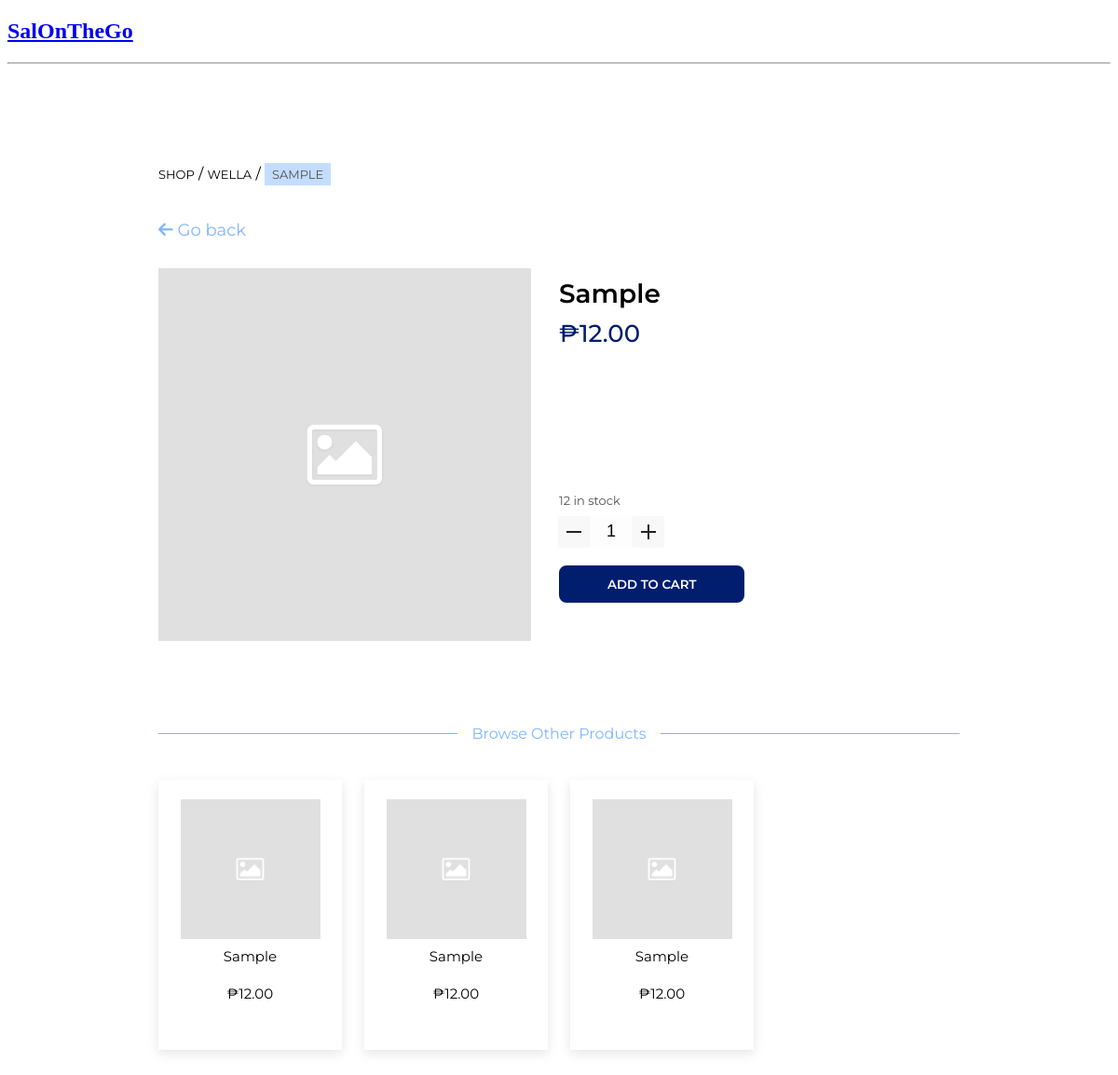
The app's page /shop/4/ with its own data.
### base/models.py (models this page shows, shortened)
class otcProduct(models.Model):
    Prod_Name = models.CharField(max_length=200, verbose_name="Product Name")
    ProdType_Name = models.ForeignKey(ProductType, on_delete=models.SET_NULL, null=True, blank=False, verbose_name="Product Type")
    Cat_Name = models.ForeignKey(Category, on_delete=models.SET_NULL, null=True, blank=False, verbose_name="Category")
    Prod_Desc = models.TextField(max_length=200, null=True, blank=True, verbose_name="Description")
    Prod_stockQty = models.IntegerField(verbose_name="Stock Quantity")
    Prod_Price = models.DecimalField(decimal_places=2, max_digits=6, verbose_name="Price")
    Prod_Image = models.ImageField(default="placeholder-image.png", upload_to="product_images", null=True, verbose_name="Product Image")
    is_active = models.BooleanField(default=True, verbose_name="Status")
    objects = models.Manager() #For All Records
    active_objects = IsActiveManager() #For Active Records Only
    date_created = models.DateTimeField(default=timezone.now)
    class Meta:
        verbose_name = 'Over-the-Counter Product'

class Category(models.Model):
    Cat_Name = models.CharField(max_length=200, unique=True)
    class Meta:
        verbose_name = 'category'
        verbose_name_plural = 'categories'
    def __str__(self):
        return self.Cat_Name

### base/views.py (the view)
# urls.py: path('shop/<str:pk>/', views.shopIndivProduct, name="shop-individual-product"),
def shopIndivProduct(request, pk):
    product = otcProduct.objects.get(id=pk)
    browse = otcProduct.objects.filter(Cat_Name=product.Cat_Name).order_by('?').exclude(id=pk)
    context = {'product': product, 'browse': browse}
    return render(request, 'base/otc-products/shop_indiv_product.html', context)

### base/templates/base/otc-products/shop_indiv_product.html (shortened to what this page needs)
{% extends 'main_shop.html' %}
{% block content %}
<div class="main-wrapper">
    <div class="container">
        <div class="shop-links-container">
            <a class="shop-links" href="{% url 'shop' %}">Shop</a> / <a class="shop-links" href="{% url 'shop' %}?q={{product.Cat_Name}}">{{product.Cat_Name}}</a> / <a id="current-link" href="">{{product.Prod_Name}}</a>
        </div>
        <div class="go-back">
            <a href="{{request.META.HTTP_REFERER}}"><i class="fa-solid fa-arrow-left"></i> Go back</a>
        </div>
        <div class="shop-indiv-prod-container">
            <div class="shop-img-container">
                {% if product.Prod_Image %}<img src="{{product.Prod_Image.url}}" class="shop-indiv-prod-img" />{% endif %}
            </div>
            <div class="shop-indiv-prod-details">
                <div class="details-prodname">
                    <h2>{{product.Prod_Name}}</h2>
                </div>
                <div class="details-price">
                    <label id="price">{{product.Prod_Price|floatformat:2}}</label>
                </div>
                <div class="details-desc">
                </div>
                <div class="details-stock">
                    <label>{{product.Prod_stockQty}} </label><label>in stock</label>
                </div>
                <div class="number-input">
                    <button onclick="this.parentNode.querySelector('input[type=number]').stepDown()" ></button>
                        <input class="quantity" min="1" max="30" name="quantity" value="1" type="number">
                    <button onclick="this.parentNode.querySelector('input[type=number]').stepUp()" class="plus"></button>
                </div>
                <div class="details-add-to-cart">
                    <button type="submit" value="Submit">Add to Cart</button>
                </div>
            </div>
        </div>
        <div class="browse-other-prod">
            <span>Browse Other Products</span>
        </div>
        <div class="browse-grid">
            {% for product in browse %}
            <div class="indiv-browse-grid">
                <div class="indiv-shop-images">
                    <a href="/shop/{{product.id}}">{% if product.Prod_Image %}<img src="{{product.Prod_Image.url}}" />{% endif %}</a>
                </div>
                <div class="indiv-shop-prodname">
                    <a href="/shop/{{product.id}}">{{product.Prod_Name}}</a>
                </div>
                <div class="indiv-shop-price">
                    <label id="price">{{product.Prod_Price|floatformat:2}} </label>
                </div>
            </div>
            {% endfor %}
        </div>
    </div>
</div>
{% endblock content%}

### static/css/shop.css (style rules this page uses)
body { background-color: #ffffff; }
.main-wrapper { font-family: 'Montserrat', sans-serif; font-size: 16px; padding: 100px 0; }
.container { max-width: 860px; width: 100%; margin: 0 auto; }
.details-price { color: #001D6E; font-size: 28px; font-weight: 600; }
#price::before { content: '₱'; }

### static/css/shop_indiv_product.css (style rules this page uses)
.shop-links-container { margin-bottom: 40px; }
.shop-links { font-size: 13px; display: inline-block; position: relative; color: black; text-decoration: none; text-transform: uppercase; }
.shop-links:after { content: ''; position: absolute; width: 100%; transform: scaleX(0); height: 1px; bottom: 0; left: 0; background-color: #001D6E; transform-origin: bottom right; transition: transform 0.25s ease-out; }
#current-link { font-size: 13px; color: #525252; background-color: #c4DDFF; padding: 4px 8px; text-decoration: none; text-transform: uppercase; }
.go-back { font-size: 18px; margin-bottom: 30px; }
.go-back a { text-decoration: none; color: #7FB5FF; }
.shop-indiv-prod-container { height: 400px; margin-bottom: 90px; }
.shop-img-container { width: 50%; float: left; }
.shop-indiv-prod-img { height: 400px; width: 400px; object-fit: cover; }
.shop-indiv-prod-details { width: 50%; float: left; }
.details-prodname h2 { font-size: 28px; font-weight: 600; margin: 10px 0; }
.details-price { margin-bottom: 15px; }
.details-price { color: #001D6E; font-size: 26px; font-weight: 500; }
#price::before { content: '₱'; }
.details-desc { height: 140px; }
.details-stock { font-size: 13px; color: #525252; margin-bottom: 10px; }
input[type="number"] { -webkit-appearance: textfield; -moz-appearance: textfield; appearance: textfield; margin-bottom: 20px; }
.number-input { border: 0; display: inline-flex; }
.number-input, .number-input * { box-sizing: border-box; }
.number-input button { outline:none; -webkit-appearance: none; background-color: #f8f8f8; border: none; align-items: center; justify-content: center; width: 2rem; height: 2rem; cursor: pointer; margin: 0; position: relative; box-shadow: 0px 0px 1px #d4d4d4; border-radius: none; }
.number-input button:before, .number-input button:after { display: inline-block; position: absolute; content: ''; width: 1rem; height: 2px; background-color: #212121; transform: translate(-50%, -50%); }
.number-input button.plus:after { transform: translate(-50%, -50%) rotate(90deg); }
.number-input input[type=number] { max-width: 3rem; padding: .5rem; border: none; border-width: 0 2px; font-size: 18px; height: 2rem; text-align: center; color:#000000; background-color: #fdfdfd; }
.details-add-to-cart button { font-family: 'Montserrat', sans-serif!important; font-weight: 600; text-transform: uppercase; padding: 10px 50px; border: 2px solid #001D6E; border-radius: 8px; color: white; background-color: #001D6E; cursor: pointer; }
.browse-other-prod { margin-bottom: 40px; text-align: center; font-size: 16px; color: #7FB5FF; }
.browse-other-prod { display: block; text-align: center; overflow: hidden; white-space: nowrap; }
.browse-other-prod > span { position: relative; display: inline-block; }
.browse-other-prod > span:before, .browse-other-prod > span:after { content: ""; position: absolute; top: 50%; width: 9999px; height: 1px; background: #7FB5FF; }
.browse-other-prod > span:before { right: 100%; margin-right: 15px; }
.browse-other-prod > span:after { left: 100%; margin-left: 15px; }
.browse-grid { display: grid; grid-template-columns: repeat(4, 1fr); grid-auto-rows: 290px; grid-gap: 1.5rem; grid-auto-flow: row; }
.indiv-browse-grid { background: white; text-align: center; justify-content: center; align-items: center; transition: all .1s ease-in-out; border: solid 1px white; box-shadow: rgba(0, 0, 0, 0.1) 0px 4px 12px; }
.indiv-shop-images img { margin-top: 20px; margin-bottom: 5px; width: 150px; height: 150px; object-fit: cover; }
.indiv-shop-prodname { height: 40px; width: 170px; margin: 0 auto; }
.indiv-shop-prodname a { font-size: 15px; color: black; text-decoration: none; }
.indiv-shop-price { font-size: 15px; }

### records on screen
otcProduct: Cat_Name "WELLA", Prod_Name "SAMPLE", Prod_Image (placeholder picture), Prod_Name "Sample", Prod_Price "12.00", Prod_stockQty "12"
otcProduct: Prod_Image (placeholder picture), Prod_Name "Sample", Prod_Price "12.00"
otcProduct: Prod_Image (placeholder picture), Prod_Name "Sample", Prod_Price "12.00"
otcProduct: Prod_Image (placeholder picture), Prod_Name "Sample", Prod_Price "12.00"
